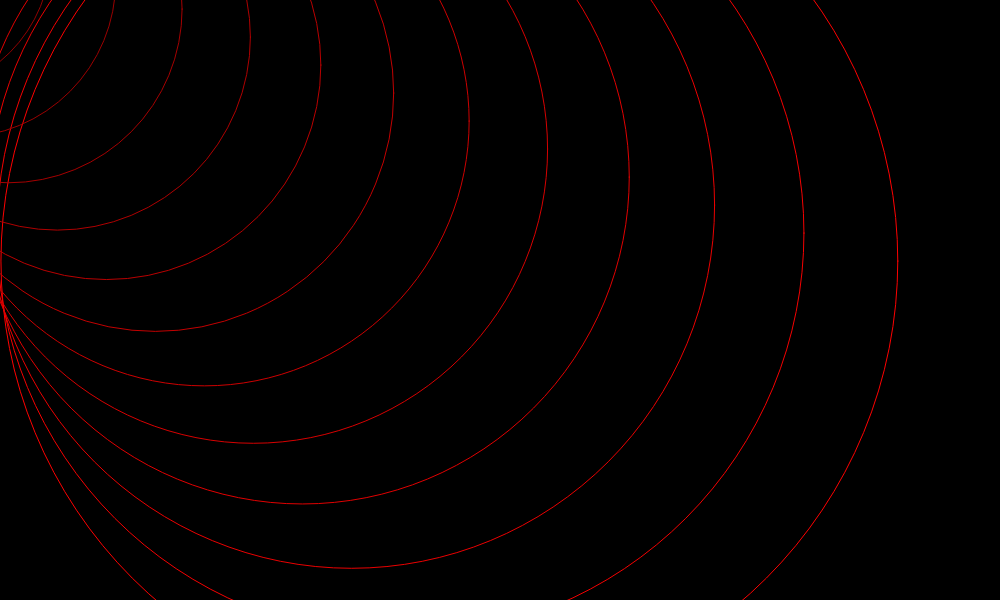
Frame 1 (no input)
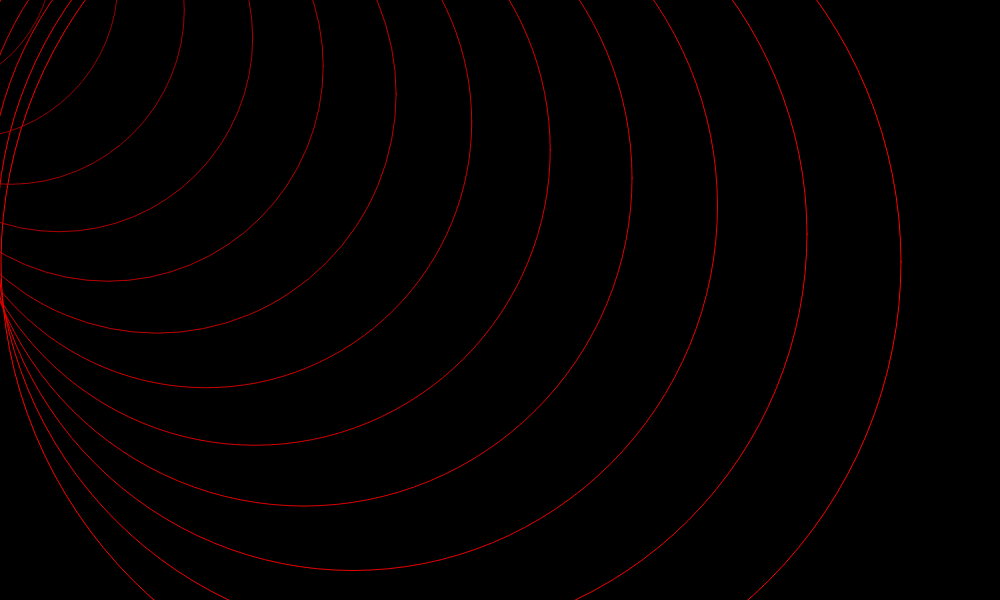
Frame 60 (no input)
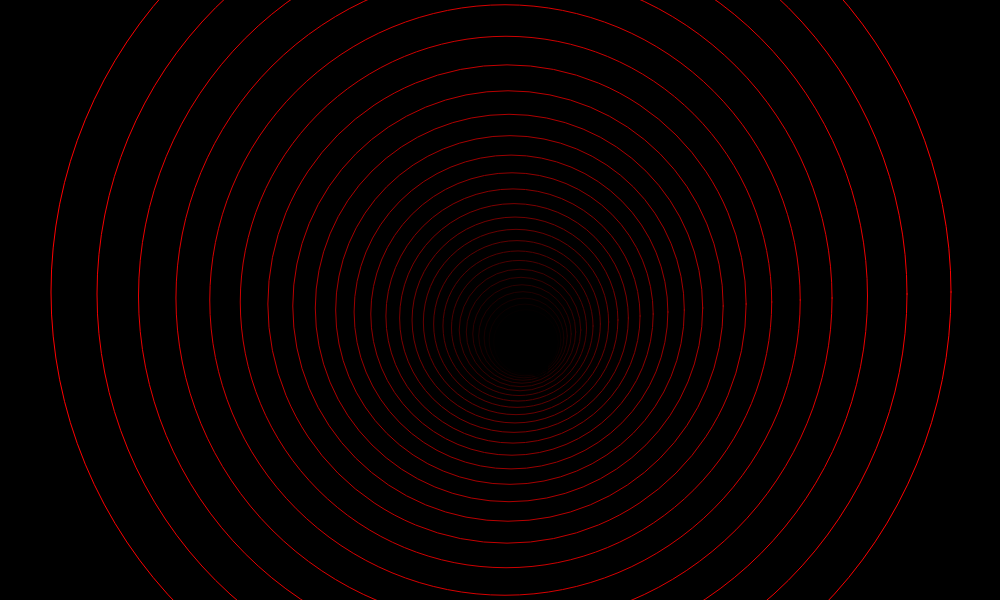
Frame 120 (the mouse pressed at the canvas centre since frame 60)

The p5.js sketch that drew these frames (run headless with seeded random() and noise() and a simulated clock; from frame 60 on, the mouse is pressed at the canvas centre):

// p5.js sketch
// ── sketch.js
let ran = 0;
let isPaused = false
let isFast = false

function setup() {
  createCanvas(1000, 600);
}



function draw() {
  background(0);

  let x = mouseX + 10;
  let y = mouseY - 80;
  meow = 0;
  color = 255;
  s = 900;
  fps = 30;
 

  strokeWeight(1);
  noFill();

  let start = (frameCount / fps) % 1

  for (let i = start; i < 40 + start; i++) {
    colors = [[color, 0, 0], [color, 0, color], [0, color, 0], [0, 0, color], [color, color, 0], [0, color, color]]

    let offset = 0.1 + (i * 0.1);
    let offX = 450 - (50 * i);
    let offY = 270 - (20 * i);
    let size = 900 * Math.pow(0.9, i);

    stroke(colors[ran]);
    circle(x * offset + offX, y * offset + offY, size);

    meow ++;
    color -= 10;


    if (ran >= 5) {
      ran = 0;
    }

    if (isPaused == true) {
      frameCount = 0;
      fps = 0;
    }


    if (mouseIsPressed === true) {
    isFast = !isFast;
    console.log(isFast)
    }

    if (isFast == true) {
      fps = 10;
    }
  }
}



function keyPressed() {
  if (key === 'c') {
    ran ++;
  }

  if (key === ' ') {
    isPaused = !isPaused;
  }
}  
